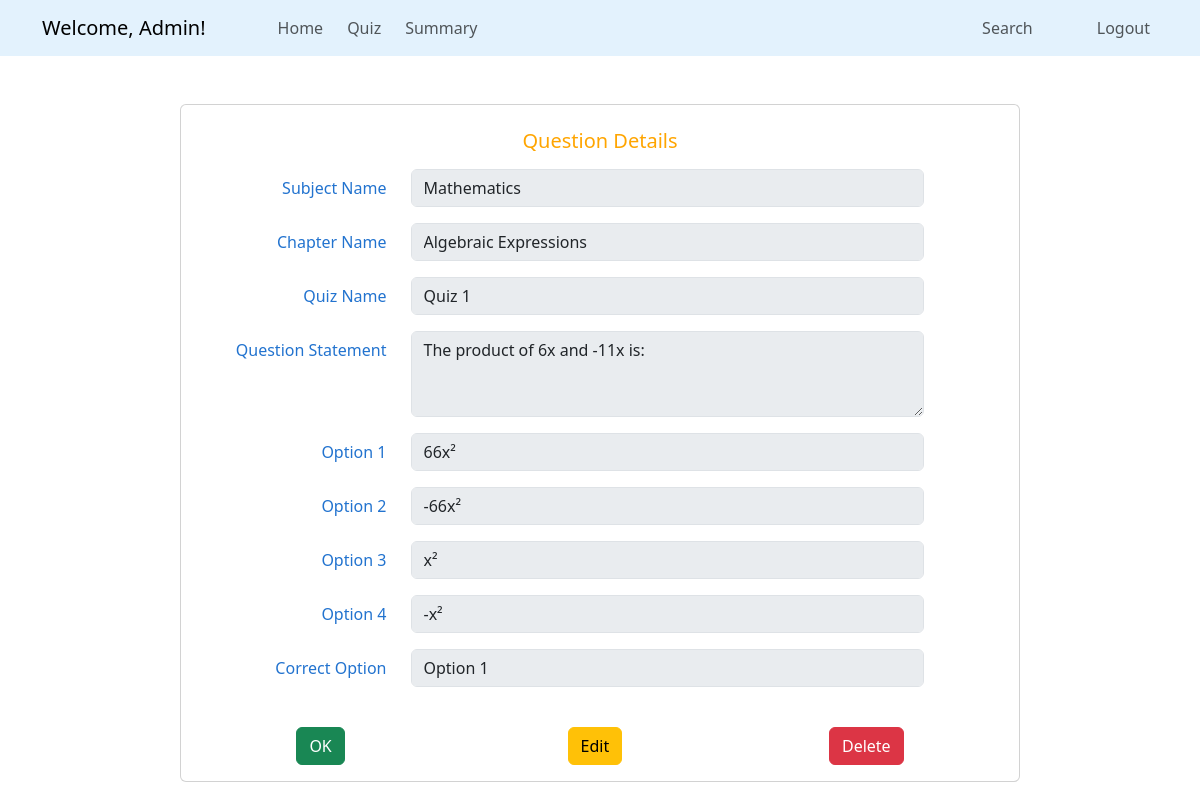
Before: /admin/view_question/2 (signed in) with the older database file.
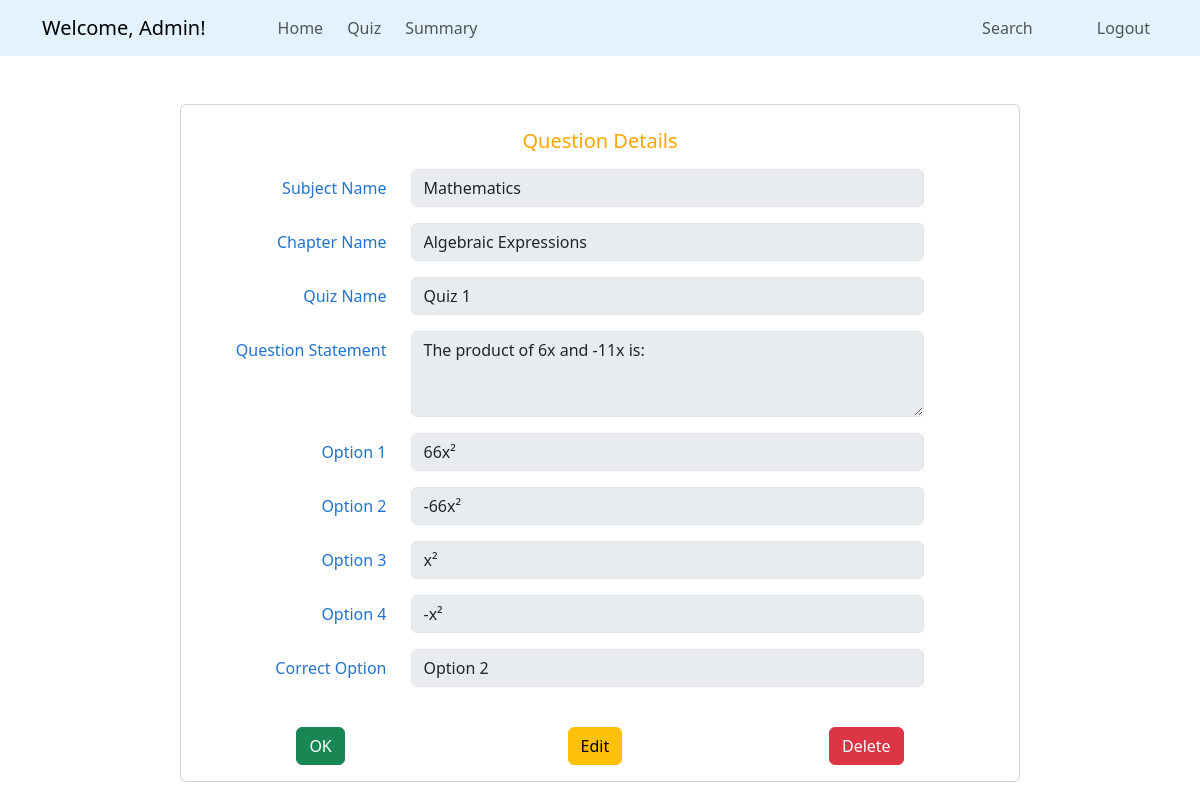
After: the same page with the newer database file.
### quizapp/models.py (models this page shows, shortened)
class Subject(db.Model):
    sid = db.Column(db.Integer, primary_key = True)
    description = db.Column(db.Text, nullable = False)
    sname = db.Column(db.String(60), nullable = False, unique = True)
    chapters = db.relationship('Chapter', backref = 'subject', lazy = True, cascade = 'all, delete')

class Chapter(db.Model):
    cid = db.Column(db.Integer, primary_key = True)
    cname = db.Column(db.String(60), nullable = False)
    description = db.Column(db.Text, nullable = False)
    subjectid = db.Column(db.Integer, db.ForeignKey('subject.sid'), nullable = False)
    quizzes = db.relationship('Quiz', backref = 'chapter', lazy = True, cascade = 'all, delete')

class Quiz(db.Model):
    quizid = db.Column(db.Integer, primary_key = True)
    qname = db.Column(db.String(60), nullable = False)
    dateofquiz = db.Column(db.DateTime, nullable = False)
    timeduration = db.Column(db.Integer, nullable = False)
    remarks = db.Column(db.String(30), nullable = True)
    chapterid = db.Column(db.Integer, db.ForeignKey('chapter.cid'), nullable = False) # (foreign key-chapter)
    question = db.relationship('Questions', backref = 'quiz', lazy = True, cascade = 'all, delete')
    scores = db.relationship('Scores', backref = 'quiz', lazy = True, cascade = 'all, delete')

class Questions(db.Model):
    qid = db.Column(db.Integer, primary_key = True)
    question_statement = db.Column(db.Text, nullable = False)
    option_a = db.Column(db.String(60), nullable = False)
    option_b = db.Column(db.String(60), nullable = False)
    option_c = db.Column(db.String(60), nullable = False)
    option_d = db.Column(db.String(60), nullable = False)
    correct_option = db.Column(db.Integer, nullable = False)
    quizid = db.Column(db.Integer, db.ForeignKey('quiz.quizid'), nullable = False)

### quizapp/routes.py (the view)
@app.route('/admin/view_question/<int:qid>', methods = ['GET', 'POST'])
def view_question(qid):
    if 'admin_id' in session:
        question = Questions.query.get_or_404(qid)
        return render_template('admin/view_question.html', question = question)
    flash('Login to access the page', 'danger')
    return redirect(url_for('admin_login'))

### quizapp/templates/admin/view_question.html
{% extends "admin/base_dashboard.html" %}
{% block section %}
<div class="container card mt-5" style="max-width: 70%;">
<form id="add-new" method="POST">
    <div class="card-body mt-2" style="color: #2273cf;">
        <div class="card-title text-center mb-3">
            <h5 style="color: orange;">Question Details</h5>
        </div>
        <div class="row mb-3">
            <label for="name" class="col-sm-3 col-form-label text-end">Subject Name</label>
            <div class="col-sm-8">
                <input class="form-control" id="cname" name="cname" value="{{ question.quiz.chapter.subject.sname }}"
                    disabled>
            </div>
        </div>
        <div class="row mb-3">
            <label for="name" class="col-sm-3 col-form-label text-end">Chapter Name</label>
            <div class="col-sm-8">
                <input class="form-control" id="cname" name="cname" value="{{ question.quiz.chapter.cname }}" disabled>
            </div>
        </div>
        <div class="row mb-3">
            <label for="name" class="col-sm-3 col-form-label text-end">Quiz Name</label>
            <div class="col-sm-8">
                <input class="form-control" id="cname" name="cname" value="{{ question.quiz.qname }}" disabled>
            </div>
        </div>
        <div class="row mb-3">
            <label for="q_statement" class="col-sm-3 col-form-label text-end">Question Statement</label>
            <div class="col-sm-8">
                <textarea class="form-control" name="q_statement" rows="3"
                    disabled>{{ question.question_statement }}</textarea>
            </div>
        </div>
        <div class="row mb-3">
            <label for="option_1" class="col-sm-3 col-form-label text-end">Option 1</label>
            <div class="col-sm-8">
                <input type="text" class="form-control" id="option_1" name="option_1" value="{{ question.option_a }}"
                    disabled>
            </div>
        </div>
        <div class="row mb-3">
            <label for="option_2" class="col-sm-3 col-form-label text-end">Option 2</label>
            <div class="col-sm-8">
                <input type="text" class="form-control" id="option_2" name="option_2" value="{{ question.option_b }}"
                    disabled>
            </div>
        </div>
        <div class="row mb-3">
            <label for="option_3" class="col-sm-3 col-form-label text-end">Option 3</label>
            <div class="col-sm-8">
                <input type="text" class="form-control" id="option_3" name="option_3" value="{{ question.option_c }}"
                    disabled>
            </div>
        </div>
        <div class="row mb-3">
            <label for="option_4" class="col-sm-3 col-form-label text-end">Option 4</label>
            <div class="col-sm-8">
                <input type="text" class="form-control" id="option_4" name="option_4" value="{{ question.option_d }}"
                    disabled>
            </div>
        </div>
        <div class="row mb-3">
            <label for="previousCorrect" class="col-sm-3 col-form-label text-end">Correct Option</label>
            <div class="col-sm-8">
                <input type="text" class="form-control" id="previousCorrect" name="previousCorrect"
                    value="Option {{ question.correct_option }}" disabled>
            </div>
        </div>
    </div>
</form>
<div class="d-flex justify-content-around mt-2 mb-3">
    <a href="{{ url_for('manage_quizzes') }}" class="btn btn-success me-3">OK</a>
    <a href="{{ url_for('edit_question', qid = question.qid)}}" class="btn btn-warning">Edit</a>
    <form action="{{ url_for('delete_question', qid = question.qid)}}" class="d-inline" method="POST">
        <button type="submit" class="btn btn-danger"
            onclick="return confirm('Are you sure, to delete this Question?')">Delete</button>
    </form>
</div>
</div>
{% endblock %}

### quizapp/templates/admin/base_dashboard.html (shortened to what this page needs)
<!doctype html>
<html lang="en">
<head>
  <link href="https://cdn.jsdelivr.net/npm/bootstrap@5.3.3/dist/css/bootstrap.min.css" rel="stylesheet"
>
</head>
<body>
  <nav class="navbar navbar-expand-lg" style="background-color: #e3f2fd;">
    <div class="container">
      <a class="navbar-brand" href="{{ url_for('admin_dashboard') }}">Welcome, {{ session.get('admin_name') }}!</a>
      <div class="collapse navbar-collapse justify-content-center" id="navbarNav">
        <ul class="navbar-nav ms-5">
          <li class="nav-item">
            <a class="nav-link" href="{{ url_for('admin_dashboard') }}">Home</a>
          </li>
          <li class="nav-item ms-2">
            <a class="nav-link" href="{{ url_for('manage_quizzes') }}">Quiz</a>
          </li>
          <li class="nav-item ms-2">
            <a class="nav-link" href="#">Summary</a>
          </li>
        </ul>
        <ul class="navbar-nav ms-auto">
          <li class="nav-item me-5">
            <a class="nav-link" href="#">Search</a>
          </li>
          <li class="nav-item">
            <a class="nav-link" href="{{ url_for('logout') }}">Logout</a>
          </li>
        </ul>
      </div>
    </div>
  </nav>
  {% block section %}
  {% endblock %}
</body>
</html>

Changed rows visible on the page:
changed Questions "The product of 6x and -11x is:": previousCorrect "Option 1" → "Option 2"
